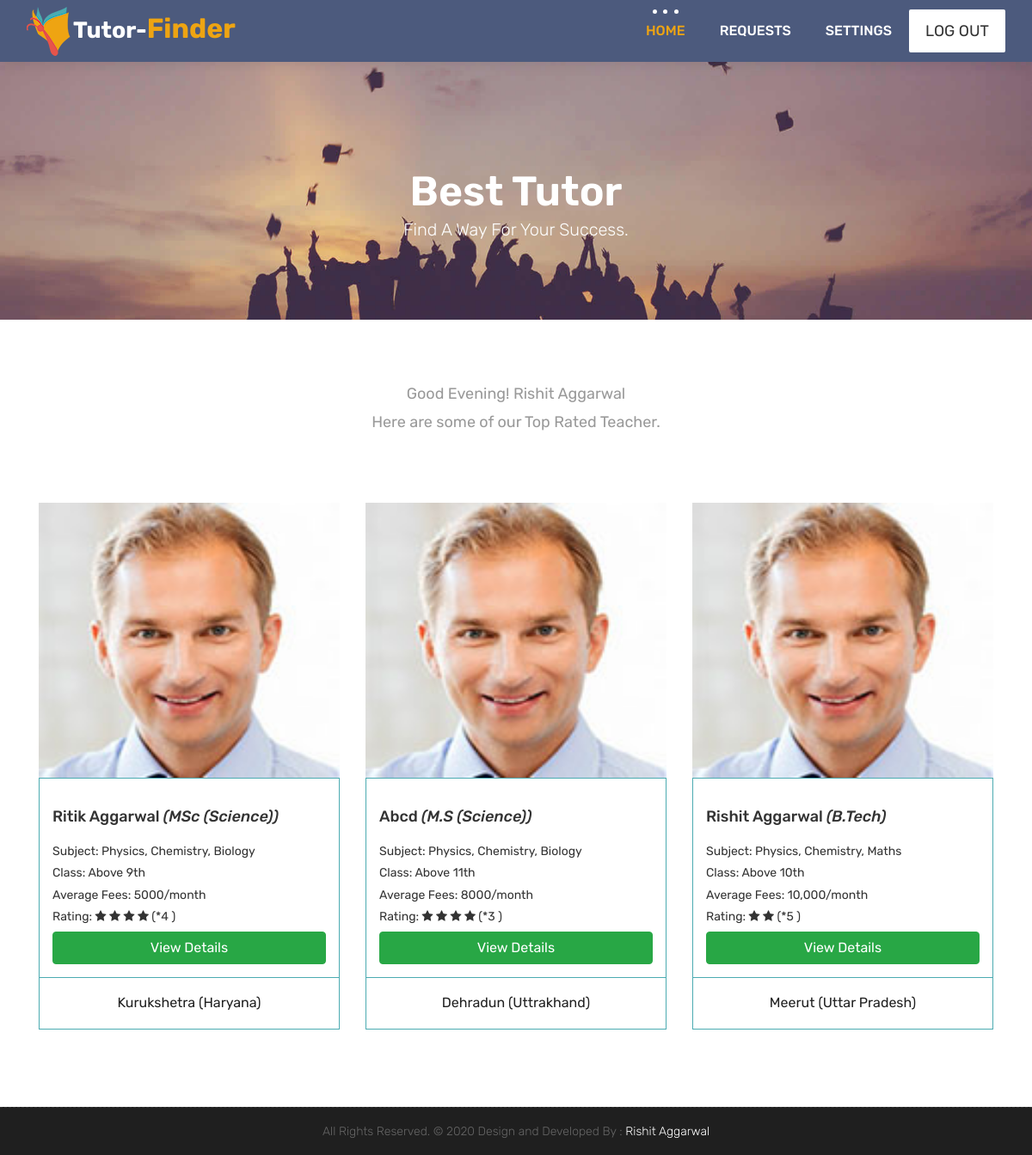
The page /tutor_dashboard.php?id=0 (signed in) on the database its author committed.
### tables this page shows
CREATE TABLE `users` (
  `user_id` int(11) NOT NULL,
  `name` varchar(60) NOT NULL,
  `email_id` varchar(60) NOT NULL,
  `password` varchar(200) NOT NULL,
  `mobile` varchar(20) NOT NULL,
  `type` varchar(25) NOT NULL
);

CREATE TABLE `user_information` (
  `user_id` int(11) NOT NULL,
  `highest_qualification` varchar(50) NOT NULL DEFAULT '-',
  `gender` varchar(20) NOT NULL,
  `address` varchar(200) NOT NULL DEFAULT '-',
  `district` varchar(50) NOT NULL DEFAULT '-',
  `state` varchar(50) NOT NULL DEFAULT '-',
  `above_class` varchar(50) NOT NULL,
  `subject1` varchar(50) NOT NULL,
  `subject2` varchar(50) NOT NULL,
  `subject3` varchar(50) NOT NULL,
  `average_tution_fees` varchar(50) NOT NULL DEFAULT '-',
  `about` varchar(200) NOT NULL,
  `recent_school` varchar(100) NOT NULL,
  `profile_image` varchar(200) NOT NULL,
  `degree_image` varchar(200) NOT NULL,
  `resume` varchar(200) NOT NULL,
  `rating` int(11) NOT NULL DEFAULT '0',
  `people_rated` int(11) NOT NULL DEFAULT '0'
);

### tutor_dashboard.php (the view, shortened to what this page needs)
<?php
	include ('src/header.php');
	include('db/db.php');
	$id=$_SESSION['user_id'];
	$sql="SELECT * from users where user_id='$id';";
	$result=mysqli_query($con,$sql);
	$row=mysqli_fetch_assoc($result);
	$time=date("h");
	$a_p=date("a");
	if($time>5 && $time <12 && $a_p=="am")
		$greet="Good Morning!";
	else if($time>=0 && $time <6 && $a_p=="pm")
		$greet="Good Afternoon!";
	else if($time>=6 && $time <12 && $a_p=="pm")
		$greet="Good Evening!";
	else
		$greet="Good Night!";
?>
<body class="host_version">
	<header class="top-navbar">
		<nav class="navbar navbar-expand-lg navbar-light bg-light">
			<div class="container-fluid">
				<a class="navbar-brand" href="index.php" style="margin-right:0px;">
					<img src="images/logo.png" alt="" />
				</a>
				<h1 style="margin-top:5px;color:white; font-weight: bold; font-size:20pt;">Tutor-<span style="color:#eea412; font-size:24pt;">Finder</span></h1>
				<div class="collapse navbar-collapse" id="navbars-host">
					<ul class="navbar-nav ml-auto">
						<li class="nav-item active"><a class="nav-link" href="student_dashboard.php">Home</a></li>
						<li class="nav-item"><a class="nav-link" href="my_request.php">Requests</a></li>
						<li class="nav-item"><a class="nav-link" href="settings.php">Settings</a></li>
					</ul>
					<ul class="nav navbar-nav navbar-right">
                        <li><a class="hover-btn-new log" href="index.php""><span>LOG OUT</span></a></li>
                    </ul>
				</div>
			</div>
		</nav>
	</header>
	<div class="all-title-box">
		<div class="container text-center">
			<h1>Best Tutor<span class="m_1">Find a way for your Success.</span></h1>
		</div>
	</div>
    <div id="overviews" class="section wb">
        <div class="container">
            <div class="section-title row text-center">
                <div class="col-md-8 offset-md-2">
                    <p class="lead font_color_change"><?php echo $greet; echo ' '.$row['name']; ?></p>
                    <p>Here are some of our Top Rated Teacher.</p>
                </div>
            </div>
            <hr class="invis">
            <div class="row">
            	<?php
            		include('db/db.php');
            		$sql="Select * from user_information, users where user_information.user_id=users.user_id ORDER BY rating DESC;";
            		$res=mysqli_query($con,$sql);
            		while($row=mysqli_fetch_array($res,MYSQLI_ASSOC))
            		{
            		?>
            	<div class="col-lg-4 col-md-6 col-12" style="margin-bottom: 20px;">
                    <div class="course-item">
						<div class="image-blog">
							<img src="images/tutor/<?php echo $row['profile_image']; ?>" style="width:100%; height:40vh;" alt="" class="img-fluid">
						</div>
						<div class="course-br">
							<div class="course-title">
								<h2><a href="#" title=""><?php echo $row['name']; ?><i> (<?php echo $row['highest_qualification']; ?>)</i></a></h2>
							</div>
							<div class="course-desc">
								<p style="margin-bottom:0px;">Subject: <span class="font_color_change"> <?php echo $row['subject1']; ?></span>,<span class="font_color_change"> <?php echo $row['subject2']; ?></span>,<span class="font_color_change"> <?php echo $row['subject3']; ?></span></p>
								<p style="margin-bottom:0px;">Class: <span class="font_color_change"> Above <?php echo $row['above_class']; ?></span></p>
								<p style="margin-bottom:0px;">Average Fees:<span class="font_color_change"> <?php echo $row['average_tution_fees']; ?>/month</span></p>
							</div>
							<div class="course-rating " style="margin-bottom:5px;">
								Rating: <span class="font_color_change"><?php
									for ($x = 0; $x <$row['rating']; $x++)
									{
									?>
										<i class="fa fa-star"></i>
									<?php
									}
									echo ' (*';
									echo $row['people_rated'];
									echo ' )';
								?></span>
							</div>
							<div>
								<button class="btn btn-success" style="width:100%;"><a style="width:100%; color:white;" href="<?php echo 'teacher_info.php?view_id='; echo $row['user_id']; ?>" style="color:white;">View Details</a></button>
							</div>
						</div>
						<div class="course-meta-bot">
							<ul>
								<li class="font_color_change" style="font-size:12pt;"> <?php echo $row['district']; echo ' (';echo $row['state']; ?>)</li>
							</ul>
						</div>
					</div>
                </div>
            		<?php
            		}
            	?>
        </div>
    </div>
</div>
    <?php
    	include('src/footer.php');
    ?>
</body>
</html>

### src/header.php (shortened to what this page needs)
<!DOCTYPE html>
<html lang="en">
<head>
    <link rel="stylesheet" href="css/bootstrap.min.css">
    <link rel="stylesheet" href="style.css">
    <link rel="stylesheet" href="css/versions.css">
    <link rel="stylesheet" href="css/responsive.css">
    <link rel="stylesheet" href="css/custom.css">
</head>

### src/footer.php (shortened to what this page needs)
<div class="copyrights">
        <div class="container">
            <div class="footer-distributed">
                <div class="footer-center">
                    <p class="footer-company-name">All Rights Reserved. &copy; <?php echo date('Y'); ?> Design and Developed By : <a href="https://www.linkedin.com/in/rishit-aggarwal-372098180/">Rishit Aggarwal</a></p>
                </div>
            </div>
        </div>
    </div>

### rows shown on the page
users: name "Rishit Aggarwal"
user_information: profile_image (picture), users.name "Ritik Aggarwal", highest_qualification "MSc (Science)", subject1 "Physics", subject2 "Chemistry", subject3 "Biology", above_class "9th", average_tution_fees "5000", rating 4 (drawn), people_rated "4", district "Kurukshetra", state "Haryana"
user_information: profile_image (picture), users.name "Abcd", highest_qualification "M.S (Science)", subject1 "Physics", subject2 "Chemistry", subject3 "Biology", above_class "11th", average_tution_fees "8000", rating 4 (drawn), people_rated "3", district "Dehradun", state "Uttrakhand"
user_information: profile_image (picture), users.name "Rishit Aggarwal", highest_qualification "B.Tech", subject1 "Physics", subject2 "Chemistry", subject3 "Maths", above_class "10th", average_tution_fees "10,000", rating 2 (drawn), people_rated "5", district "Meerut", state "Uttar Pradesh"

### other values the page prints
$greet "Good Evening!"
